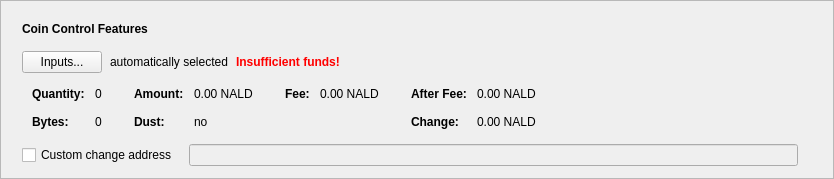
      <widget class="QFrame" name="frameCoinControl">
       <property name="sizePolicy">
        <sizepolicy hsizetype="Expanding" vsizetype="Fixed">
         <horstretch>0</horstretch>
         <verstretch>0</verstretch>
        </sizepolicy>
       </property>
       <property name="frameShape">
        <enum>QFrame::StyledPanel</enum>
       </property>
       <property name="frameShadow">
        <enum>QFrame::Raised</enum>
       </property>
       <layout class="QVBoxLayout" name="verticalLayout_2">
        <item>
         <layout class="QVBoxLayout" name="verticalLayoutCoinControl" stretch="0,0,0,0,0">
          <property name="spacing">
           <number>0</number>
          </property>
          <property name="sizeConstraint">
           <enum>QLayout::SetDefaultConstraint</enum>
          </property>
          <property name="leftMargin">
           <number>10</number>
          </property>
          <property name="topMargin">
           <number>10</number>
          </property>
          <item>
           <layout class="QHBoxLayout" name="horizontalLayoutCoinControl1">
            <property name="bottomMargin">
             <number>15</number>
            </property>
            <item>
             <widget class="QLabel" name="labelCoinControlFeatures">
              <property name="sizePolicy">
               <sizepolicy hsizetype="Preferred" vsizetype="Maximum">
                <horstretch>0</horstretch>
                <verstretch>0</verstretch>
               </sizepolicy>
              </property>
              <property name="font">
               <font>
                <weight>75</weight>
                <bold>true</bold>
               </font>
              </property>
              <property name="styleSheet">
               <string notr="true">font-weight:bold;</string>
              </property>
              <property name="text">
               <string>Coin Control Features</string>
              </property>
             </widget>
            </item>
           </layout>
          </item>
          <item>
           <layout class="QHBoxLayout" name="horizontalLayoutCoinControl2" stretch="0,0,0,0">
            <property name="spacing">
             <number>8</number>
            </property>
            <property name="bottomMargin">
             <number>10</number>
            </property>
            <item>
             <widget class="QPushButton" name="pushButtonCoinControl">
              <property name="styleSheet">
               <string notr="true"/>
              </property>
              <property name="text">
               <string>Inputs...</string>
              </property>
              <property name="autoDefault">
               <bool>false</bool>
              </property>
             </widget>
            </item>
            <item>
             <widget class="QLabel" name="labelCoinControlAutomaticallySelected">
              <property name="text">
               <string>automatically selected</string>
              </property>
              <property name="margin">
               <number>5</number>
              </property>
             </widget>
            </item>
            <item>
             <widget class="QLabel" name="labelCoinControlInsuffFunds">
              <property name="font">
               <font>
                <weight>75</weight>
                <bold>true</bold>
               </font>
              </property>
              <property name="styleSheet">
               <string notr="true">color:red;font-weight:bold;</string>
              </property>
              <property name="text">
               <string>Insufficient funds!</string>
              </property>
              <property name="margin">
               <number>5</number>
              </property>
             </widget>
            </item>
            <item>
             <spacer name="horizontalSpacerCoinControl">
              <property name="orientation">
               <enum>Qt::Horizontal</enum>
              </property>
              <property name="sizeHint" stdset="0">
               <size>
                <width>40</width>
                <height>1</height>
               </size>
              </property>
             </spacer>
            </item>
           </layout>
          </item>
          <item>
           <widget class="QWidget" name="widgetCoinControl" native="true">
            <property name="sizePolicy">
             <sizepolicy hsizetype="Preferred" vsizetype="Preferred">
              <horstretch>0</horstretch>
              <verstretch>0</verstretch>
             </sizepolicy>
            </property>
            <property name="minimumSize">
             <size>
              <width>0</width>
              <height>0</height>
             </size>
            </property>
            <property name="styleSheet">
             <string notr="true"/>
            </property>
            <layout class="QHBoxLayout" name="horizontalLayoutCoinControl5">
             <property name="leftMargin">
              <number>0</number>
             </property>
             <property name="topMargin">
              <number>0</number>
             </property>
             <property name="rightMargin">
              <number>0</number>
             </property>
             <property name="bottomMargin">
              <number>0</number>
             </property>
             <item>
              <layout class="QHBoxLayout" name="horizontalLayoutCoinControl3" stretch="0,0,0,1">
               <property name="spacing">
                <number>20</number>
               </property>
               <property name="topMargin">
                <number>0</number>
               </property>
               <property name="bottomMargin">
                <number>10</number>
               </property>
               <item>
                <layout class="QFormLayout" name="formLayoutCoinControl1">
                 <property name="horizontalSpacing">
                  <number>10</number>
                 </property>
                 <property name="verticalSpacing">
                  <number>14</number>
                 </property>
                 <property name="leftMargin">
                  <number>10</number>
                 </property>
                 <property name="topMargin">
                  <number>4</number>
                 </property>
                 <property name="rightMargin">
                  <number>6</number>
                 </property>
                 <item row="0" column="0">
                  <widget class="QLabel" name="labelCoinControlQuantityText">
                   <property name="font">
                    <font>
                     <weight>75</weight>
                     <bold>true</bold>
                    </font>
                   </property>
                   <property name="text">
                    <string>Quantity:</string>
                   </property>
                   <property name="margin">
                    <number>0</number>
                   </property>
                  </widget>
                 </item>
                 <item row="0" column="1">
                  <widget class="QLabel" name="labelCoinControlQuantity">
                   <property name="cursor">
                    <cursorShape>IBeamCursor</cursorShape>
                   </property>
                   <property name="contextMenuPolicy">
                    <enum>Qt::ActionsContextMenu</enum>
                   </property>
                   <property name="text">
                    <string notr="true">0</string>
                   </property>
                   <property name="margin">
                    <number>0</number>
                   </property>
                   <property name="textInteractionFlags">
                    <set>Qt::LinksAccessibleByMouse|Qt::TextSelectableByKeyboard|Qt::TextSelectableByMouse</set>
                   </property>
                  </widget>
                 </item>
                 <item row="1" column="0">
                  <widget class="QLabel" name="labelCoinControlBytesText">
                   <property name="font">
                    <font>
                     <weight>75</weight>
                     <bold>true</bold>
                    </font>
                   </property>
                   <property name="text">
                    <string>Bytes:</string>
                   </property>
                  </widget>
                 </item>
                 <item row="1" column="1">
                  <widget class="QLabel" name="labelCoinControlBytes">
                   <property name="cursor">
                    <cursorShape>IBeamCursor</cursorShape>
                   </property>
                   <property name="contextMenuPolicy">
                    <enum>Qt::ActionsContextMenu</enum>
                   </property>
                   <property name="text">
                    <string notr="true">0</string>
                   </property>
                   <property name="textInteractionFlags">
                    <set>Qt::LinksAccessibleByMouse|Qt::TextSelectableByKeyboard|Qt::TextSelectableByMouse</set>
                   </property>
                  </widget>
                 </item>
                </layout>
               </item>
               <item>
                <layout class="QFormLayout" name="formLayoutCoinControl2">
                 <property name="horizontalSpacing">
                  <number>10</number>
                 </property>
                 <property name="verticalSpacing">
                  <number>14</number>
                 </property>
                 <property name="leftMargin">
                  <number>6</number>
                 </property>
                 <property name="topMargin">
                  <number>4</number>
                 </property>
                 <property name="rightMargin">
                  <number>6</number>
                 </property>
                 <item row="0" column="0">
                  <widget class="QLabel" name="labelCoinControlAmountText">
                   <property name="font">
                    <font>
                     <weight>75</weight>
                     <bold>true</bold>
                    </font>
                   </property>
                   <property name="text">
                    <string>Amount:</string>
                   </property>
                   <property name="margin">
                    <number>0</number>
                   </property>
                  </widget>
                 </item>
                 <item row="0" column="1">
                  <widget class="QLabel" name="labelCoinControlAmount">
                   <property name="cursor">
                    <cursorShape>IBeamCursor</cursorShape>
                   </property>
                   <property name="contextMenuPolicy">
                    <enum>Qt::ActionsContextMenu</enum>
                   </property>
                   <property name="text">
                    <string notr="true">0.00 NALD</string>
                   </property>
                   <property name="textInteractionFlags">
                    <set>Qt::LinksAccessibleByMouse|Qt::TextSelectableByKeyboard|Qt::TextSelectableByMouse</set>
                   </property>
                  </widget>
                 </item>
                 <item row="1" column="0">
                  <widget class="QLabel" name="labelCoinControlLowOutputText">
                   <property name="font">
                    <font>
                     <weight>75</weight>
                     <bold>true</bold>
                    </font>
                   </property>
                   <property name="text">
                    <string>Dust:</string>
                   </property>
                  </widget>
                 </item>
                 <item row="1" column="1">
                  <widget class="QLabel" name="labelCoinControlLowOutput">
                   <property name="cursor">
                    <cursorShape>IBeamCursor</cursorShape>
                   </property>
                   <property name="contextMenuPolicy">
                    <enum>Qt::ActionsContextMenu</enum>
                   </property>
                   <property name="text">
                    <string notr="true">no</string>
                   </property>
                   <property name="textInteractionFlags">
                    <set>Qt::LinksAccessibleByMouse|Qt::TextSelectableByKeyboard|Qt::TextSelectableByMouse</set>
                   </property>
                  </widget>
                 </item>
                </layout>
               </item>
               <item>
                <layout class="QFormLayout" name="formLayoutCoinControl3">
                 <property name="horizontalSpacing">
                  <number>10</number>
                 </property>
                 <property name="verticalSpacing">
                  <number>14</number>
                 </property>
                 <property name="leftMargin">
                  <number>6</number>
                 </property>
                 <property name="topMargin">
                  <number>4</number>
                 </property>
                 <property name="rightMargin">
                  <number>6</number>
                 </property>
                 <item row="0" column="0">
                  <widget class="QLabel" name="labelCoinControlFeeText">
                   <property name="font">
                    <font>
                     <weight>75</weight>
                     <bold>true</bold>
                    </font>
                   </property>
                   <property name="text">
                    <string>Fee:</string>
                   </property>
                   <property name="margin">
                    <number>0</number>
                   </property>
                  </widget>
                 </item>
                 <item row="0" column="1">
                  <widget class="QLabel" name="labelCoinControlFee">
                   <property name="cursor">
                    <cursorShape>IBeamCursor</cursorShape>
                   </property>
                   <property name="contextMenuPolicy">
                    <enum>Qt::ActionsContextMenu</enum>
                   </property>
                   <property name="text">
                    <string notr="true">0.00 NALD</string>
                   </property>
                   <property name="textInteractionFlags">
                    <set>Qt::LinksAccessibleByMouse|Qt::TextSelectableByKeyboard|Qt::TextSelectableByMouse</set>
                   </property>
                  </widget>
                 </item>
                </layout>
               </item>
               <item>
                <layout class="QFormLayout" name="formLayoutCoinControl4">
                 <property name="horizontalSpacing">
                  <number>10</number>
                 </property>
                 <property name="verticalSpacing">
                  <number>14</number>
                 </property>
                 <property name="leftMargin">
                  <number>6</number>
                 </property>
                 <property name="topMargin">
                  <number>4</number>
                 </property>
                 <property name="rightMargin">
                  <number>6</number>
                 </property>
                 <item row="0" column="0">
                  <widget class="QLabel" name="labelCoinControlAfterFeeText">
                   <property name="font">
                    <font>
                     <weight>75</weight>
                     <bold>true</bold>
                    </font>
                   </property>
                   <property name="text">
                    <string>After Fee:</string>
                   </property>
                   <property name="margin">
                    <number>0</number>
                   </property>
                  </widget>
                 </item>
                 <item row="0" column="1">
                  <widget class="QLabel" name="labelCoinControlAfterFee">
                   <property name="cursor">
                    <cursorShape>IBeamCursor</cursorShape>
                   </property>
                   <property name="contextMenuPolicy">
                    <enum>Qt::ActionsContextMenu</enum>
                   </property>
                   <property name="text">
                    <string notr="true">0.00 NALD</string>
                   </property>
                   <property name="textInteractionFlags">
                    <set>Qt::LinksAccessibleByMouse|Qt::TextSelectableByKeyboard|Qt::TextSelectableByMouse</set>
                   </property>
                  </widget>
                 </item>
                 <item row="1" column="0">
                  <widget class="QLabel" name="labelCoinControlChangeText">
                   <property name="font">
                    <font>
                     <weight>75</weight>
                     <bold>true</bold>
                    </font>
                   </property>
                   <property name="text">
                    <string>Change:</string>
                   </property>
                  </widget>
                 </item>
                 <item row="1" column="1">
                  <widget class="QLabel" name="labelCoinControlChange">
                   <property name="cursor">
                    <cursorShape>IBeamCursor</cursorShape>
                   </property>
                   <property name="contextMenuPolicy">
                    <enum>Qt::ActionsContextMenu</enum>
                   </property>
                   <property name="text">
                    <string notr="true">0.00 NALD</string>
                   </property>
                   <property name="textInteractionFlags">
                    <set>Qt::LinksAccessibleByMouse|Qt::TextSelectableByKeyboard|Qt::TextSelectableByMouse</set>
                   </property>
                  </widget>
                 </item>
                </layout>
               </item>
              </layout>
             </item>
            </layout>
           </widget>
          </item>
          <item>
           <layout class="QHBoxLayout" name="horizontalLayoutCoinControl4" stretch="0,0,0">
            <property name="spacing">
             <number>12</number>
            </property>
            <property name="sizeConstraint">
             <enum>QLayout::SetDefaultConstraint</enum>
            </property>
            <property name="topMargin">
             <number>5</number>
            </property>
            <property name="rightMargin">
             <number>5</number>
            </property>
            <item>
             <widget class="QCheckBox" name="checkBoxCoinControlChange">
              <property name="toolTip">
               <string>If this is activated, but the change address is empty or invalid, change will be sent to a newly generated address.</string>
              </property>
              <property name="text">
               <string>Custom change address</string>
              </property>
             </widget>
            </item>
            <item>
             <widget class="QValidatedLineEdit" name="lineEditCoinControlChange">
              <property name="enabled">
               <bool>false</bool>
              </property>
              <property name="sizePolicy">
               <sizepolicy hsizetype="Expanding" vsizetype="Fixed">
                <horstretch>0</horstretch>
                <verstretch>0</verstretch>
               </sizepolicy>
              </property>
             </widget>
            </item>
            <item>
             <widget class="QLabel" name="labelCoinControlChangeLabel">
              <property name="sizePolicy">
               <sizepolicy hsizetype="Preferred" vsizetype="Expanding">
                <horstretch>0</horstretch>
                <verstretch>0</verstretch>
               </sizepolicy>
              </property>
              <property name="minimumSize">
               <size>
                <width>0</width>
                <height>0</height>
               </size>
              </property>
              <property name="text">
               <string/>
              </property>
              <property name="margin">
               <number>3</number>
              </property>
             </widget>
            </item>
           </layout>
          </item>
          <item>
           <spacer name="verticalSpacerCoinControl">
            <property name="orientation">
             <enum>Qt::Vertical</enum>
            </property>
            <property name="sizeType">
             <enum>QSizePolicy::Expanding</enum>
            </property>
            <property name="sizeHint" stdset="0">
             <size>
              <width>800</width>
              <height>1</height>
             </size>
            </property>
           </spacer>
          </item>
         </layout>
        </item>
       </layout>
      </widget>
